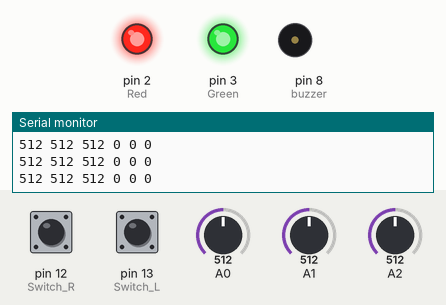
This sketch was run on a simulated Arduino Uno, built with avr-gcc and run on an emulated ATmega328P. Shown: output pins drawn as LEDs (lit = HIGH), buzzer (waves = sounding), the last lines printed to the serial monitor. The inputs (shaded band) are chosen by the test bench; at power-on: pin 13 (Switch_L) HIGH, pin 12 (Switch_R) HIGH, A0 = 512, A1 = 512, A2 = 512.

Above: at 1.2 s.
1.3 s: pin 13 (Switch_L) pulled LOW for 0.15 s
At 1.96 s:
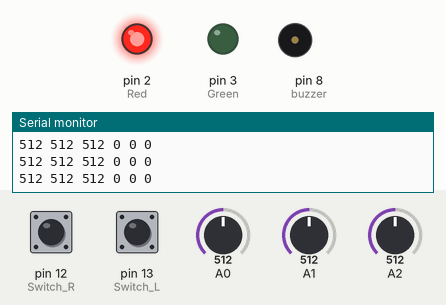
At 2.7 s:
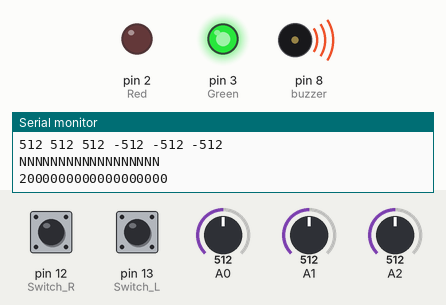
4.4 s: pin 12 (Switch_R) pulled LOW for 0.15 s
At 5.4 s:
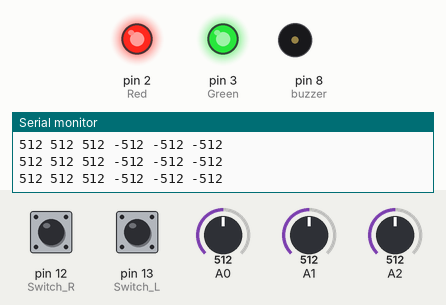
7.5 s: A0 set to 104
10.5 s: A0 set to 92
13.5 s: pin 13 (Switch_L) pulled LOW for 1 s
At 16.04 s:
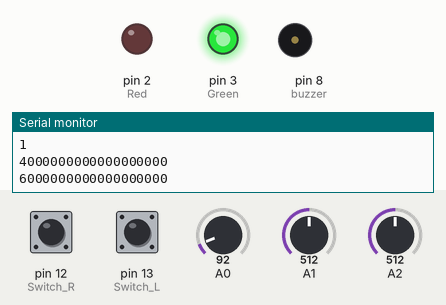
17.5 s: A1 set to 0
Timing chart, 0 to 21.5 s (numbered marks = the images above; inputs shaded):
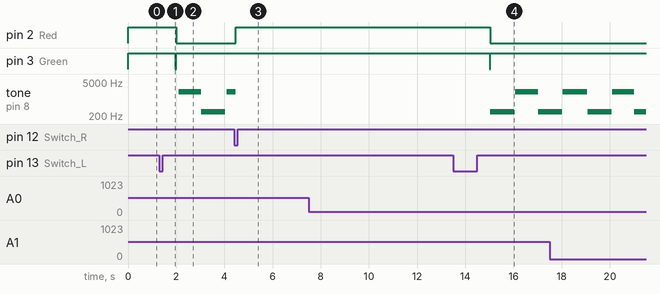

The sketch:

Assignment5.ino
```cpp
const int Switch_L = 13,Switch_R = 12,Red=2,Green=3,buzzer=8,discrepancy=2;
int RSL=1,RSR=1,kR=0,kL=0,status_sound=0,off=1,x,y,z,timer1_counter,d=0,e=1,count=1;
struct posi
{
  int x,y,z;
} pos[65];
void Set_calibrate();
void noise();
void setup() {
  pinMode(Switch_L,INPUT_PULLUP);
  pinMode(Switch_R,INPUT_PULLUP);
  pinMode(Red,OUTPUT);
  pinMode(Green,OUTPUT);
  digitalWrite(Red,1);
  digitalWrite(Green,1);
  Serial.begin(9600);
    // initialize timer1
  noInterrupts();           // disable all interrupts
  TCCR1A = 0;
  TCCR1B = 0;

  timer1_counter = 3036;   // preload timer 65536-16MHz/256/1Hz

  TCNT1 = timer1_counter;   // preload timer
  TCCR1B |= (1 << CS12);    // 256 prescaler
  TIMSK1 |= (1 << TOIE1);   // enable timer overflow interrupt
  interrupts();             // enable all interrupts
}
void loop() {
  x=analogRead(0);
  y=analogRead(1);
  z=analogRead(2);
  Serial.print(x);Serial.print(" ");
  Serial.print(y);Serial.print(" ");
  Serial.print(z);Serial.print(" ");
  Serial.print(pos[0].x);Serial.print(" ");
  Serial.print(pos[0].y);Serial.print(" ");
  Serial.println(pos[0].z);
  if(RSL!=digitalRead(Switch_L))if((RSL==0)&&status_sound==0){delay(500);digitalWrite(Green,0);Set_calibrate();off=0;}
  RSL=digitalRead(Switch_L);
  RSR=digitalRead(Switch_R);
  if(RSR==0){off=1;if(RSR-1)noTone(buzzer);status_sound=0;digitalWrite(Red,1);digitalWrite(Green,1);}
  if(off==0)
  {
  if((x>=pos[0].x-discrepancy&&x<=pos[0].x+discrepancy)&&(y>=pos[0].y-discrepancy&&y<=pos[0].y+discrepancy)&&(z>=pos[0].z-discrepancy&&z<=pos[0].z+discrepancy)){Serial.println("DDDDDDDD");}else {Serial.println("NNNNNNNNNNNNNNNNNN ");status_sound=1;}
  if(x>=pos[0].x-discrepancy&&x<=pos[0].x+discrepancy) Serial.println("1"); else Serial.println("2000000000000000000");
  if(y>=pos[0].y-discrepancy&&y<=pos[0].y+discrepancy) Serial.println("3"); else Serial.println("4000000000000000000");
  if(z>=pos[0].z-discrepancy&&z<=pos[0].z+discrepancy) Serial.println("5"); else Serial.println("6000000000000000000");
  if(status_sound==1) {noise();digitalWrite(Green,1);digitalWrite(Red,0);}
  }
}
void Set_calibrate()
{
  pos[0]={0,0,0};
  for(int i=1;i<=64;i++)
  {
    pos[i]={analogRead(0),analogRead(1),analogRead(2)};
    pos[0].x+=pos[i].x;
    pos[0].y+=pos[i].y;
    pos[0].z+=pos[i].z;
  }
  pos[0].x/=64;
  pos[0].y/=64;
  pos[0].z/=64;
}
void noise()
{
  if(d!=e){e=d;
  if(e==0)tone(buzzer,2000,1000);
  if(e==1)tone(buzzer,300,1000);
  }
}
ISR(TIMER1_OVF_vect)        // interrupt service routine
{
  TCNT1 = timer1_counter;   // preload timer
  if(d==1)d=0;else d=1;
}
```

Measured:
- after the input at 1.3 s, pin 2 (Red): HIGH → LOW after 0.70 s; pin 3 (Green): HIGH → LOW after 0.65 s, → HIGH 0.04 s later; tone on pin 8 (buzzer): silent → 2000 Hz after 0.81 s, → 300 Hz 0.93 s later, → silent 1.0 s later, → 2000 Hz 0.05 s later
- after the input at 4.4 s, pin 2 (Red): LOW → HIGH after 0.07 s
- after the input at 13.5 s, pin 2 (Red): HIGH → LOW after 1.5 s; pin 3 (Green): HIGH → LOW after 1.5 s, → HIGH 0.02 s later; tone on pin 8 (buzzer): silent → 300 Hz after 1.5 s, → silent 1.0 s later, → 2000 Hz 0.04 s later, → 300 Hz 0.95 s later
